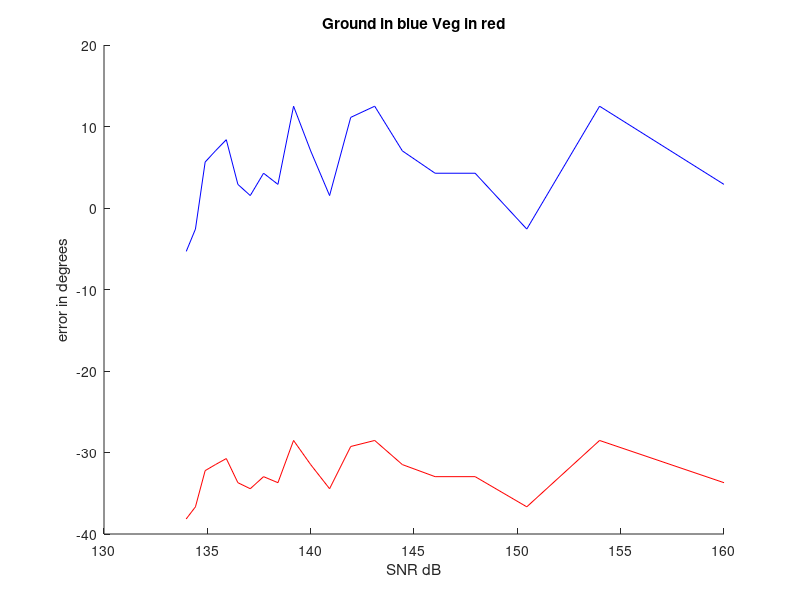
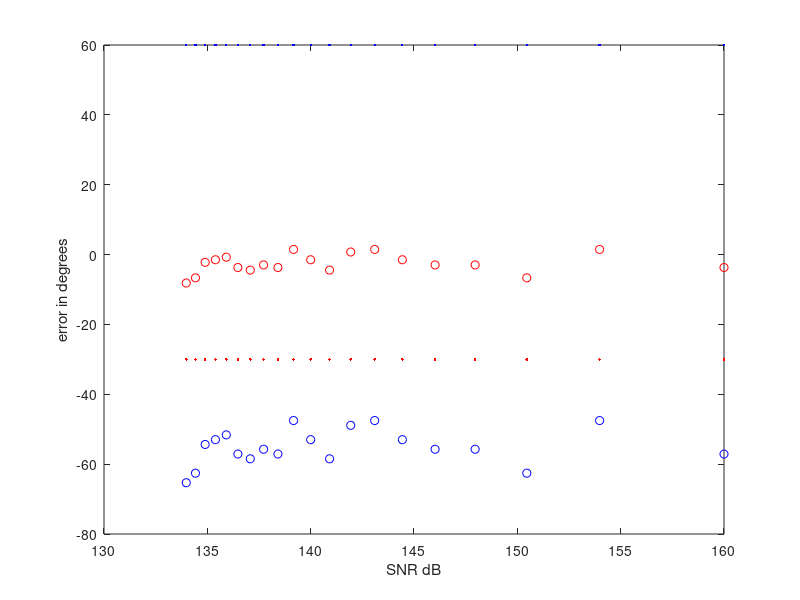

Reproduce these figures in MATLAB, in order.
%% Cumulant_baseline
clear;clc;
%% Initializations
g_weight = 1;
v_weight = 1;
n_weight = 1*10^(-8);

g_angle = -pi/3;
v_angle = pi/6;

delx = 0.5; % Delta x of baseline
baseline = delx; %Physical baseline of two sample arrays

Noise_samples = 20;
array_size = 6; % the amount of ground samples
Averaged_Signal_samples = 50; %Averaged_Signal_samples in matrix


est_ground_angle = zeros(1,Noise_samples);
est_vegitation_angle = zeros(1,Noise_samples);

%% Start of Algorithm
for Noise_Increment = 1:Noise_samples;
    Noise_W = Noise_Increment*n_weight;
    for unusedVariable = 1:Averaged_Signal_samples;
        
        %% Setting up Random Phi that differ across samples
        phi_one = 1i*2*pi*rand(1,Averaged_Signal_samples);
        phi_two = 1i*2*pi*rand(1,Averaged_Signal_samples);
        pos = [1:array_size]'; %#ok<NBRAK>
        distance = 2.*pi.*pos.*delx;  % element separation of 1/2 wavelength
        
        %% Element Array size with Signal
        X = g_weight.*(exp(-1i*distance*sin(g_angle))*exp(phi_one))... %Ground
            + v_weight.*(exp(-1i*distance*sin(v_angle))*exp(phi_two))...  %Vegetaion
            + Noise_W.*sqrt(-2.*log(1-rand(array_size,Averaged_Signal_samples))).*exp(1i*2*pi*rand(array_size,Averaged_Signal_samples));  %Noise
        
        %% Setting up Baselines
        % Remember to change the Initial Variable delx if Baseline changes
        
%         S1 = [X(1,:).*X(2,:)
%             X(1,:).*X(3,:)
%             X(2,:).*X(3,:)];
%         
%         S2 = [X(4,:).*X(5,:)
%             X(4,:).*X(6,:)
%             X(5,:).*X(6,:)]; %Baseline = 3delx
        
        S1 = [X(1,:).*X(2,:)
            X(1,:).*X(3,:)
            X(2,:).*X(3,:)];
        
        S2 = [X(2,:).*X(3,:)
            X(2,:).*X(4,:)
            X(3,:).*X(4,:)]; %Baseline = delx
        
        %     S1 = [X(1,1)*X(1,2);
        %         X(1,1)*X(1,3);
        %         X(1,2)*X(1,3)];
        %
        %     S2 = [X(1,3)*X(1,4);
        %         X(1,3)*X(1,5);
        %         X(1,4)*X(1,5)]; %Baseline = 2delx
        %% Espirit Algorithm
        R1 = S1*S1';
        R2 = S1*S2';
        A =  pinv(R1)*R2;
        
        [u,uv] = eig(A);
        [~,kk]=sort(angle(diag(uv)),'ascend');
        
        %% Averaging over a matix then averaging that signal in a for loop proportional to the matix rows
        % The Smaller Angle ends up haveing The largest angle Eigen Value
        est_ground_angle(Noise_Increment) = est_ground_angle(Noise_Increment) + (asin(angle(uv(kk(1),kk(1)))/(2*pi*baseline)))/Averaged_Signal_samples; %Estimated ground angle
        est_vegitation_angle(Noise_Increment) = est_vegitation_angle(Noise_Increment) + (asin(angle(uv(kk(2),kk(2)))/(2*pi*baseline)))/Averaged_Signal_samples; %Estimated Vegitation angle
    end
end
%% Noise Power
temp = 1:Noise_samples;
n_snr = 10*log10(1./(temp*n_weight).^2);

%% Ploting Results

g_error = est_ground_angle*180/pi - ones(1,Noise_samples)*g_angle*180/pi;
v_error = est_vegitation_angle*180/pi - ones(1,Noise_samples)*v_angle*180/pi;

figure(1);title('Ground in blue Veg in red');
hold on;
plot(n_snr,g_error,'b')
plot(n_snr,v_error,'r')
xlabel('SNR dB');ylabel('error in degrees')
hold off;

figure(2);title('Ground in blue Veg in red');
plot(n_snr,est_ground_angle*180/pi,'bo'); %Estimated ground angle
hold on;
plot(n_snr,-1*ones(1,Noise_samples)*g_angle*180/pi,'b.'); %actual Ground Phase
plot(n_snr,est_vegitation_angle*180/pi,'ro'); %Estimated Vegitation angle
plot(n_snr,-1*ones(1,Noise_samples)*v_angle*180/pi,'r.'); %actual Vegitation phase
xlabel('SNR dB');ylabel('error in degrees')
hold off;
